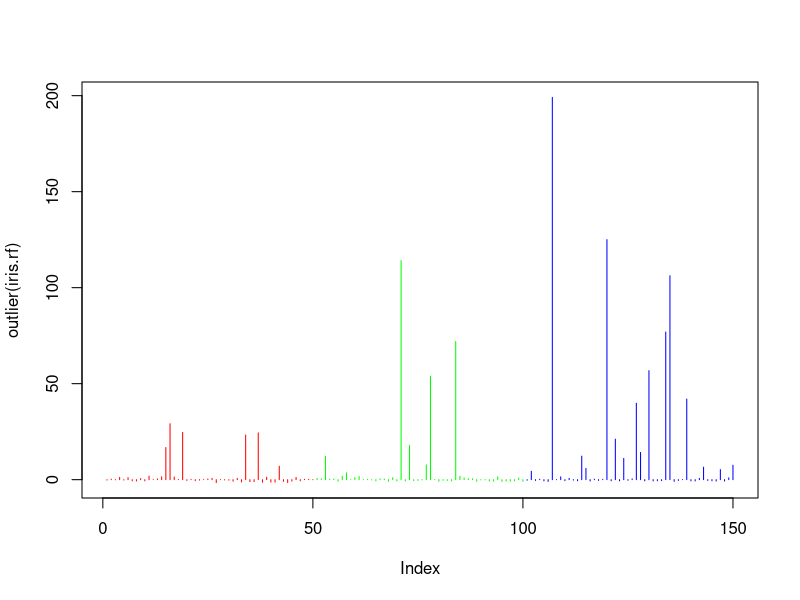

The R script that drew this image:
library(randomForest)


### Name: outlier
### Title: Compute outlying measures
### Aliases: outlier outlier.randomForest outlier.default
### Keywords: classif

### ** Examples

set.seed(1)
iris.rf <- randomForest(iris[,-5], iris[,5], proximity=TRUE)
plot(outlier(iris.rf), type="h",
     col=c("red", "green", "blue")[as.numeric(iris$Species)])
